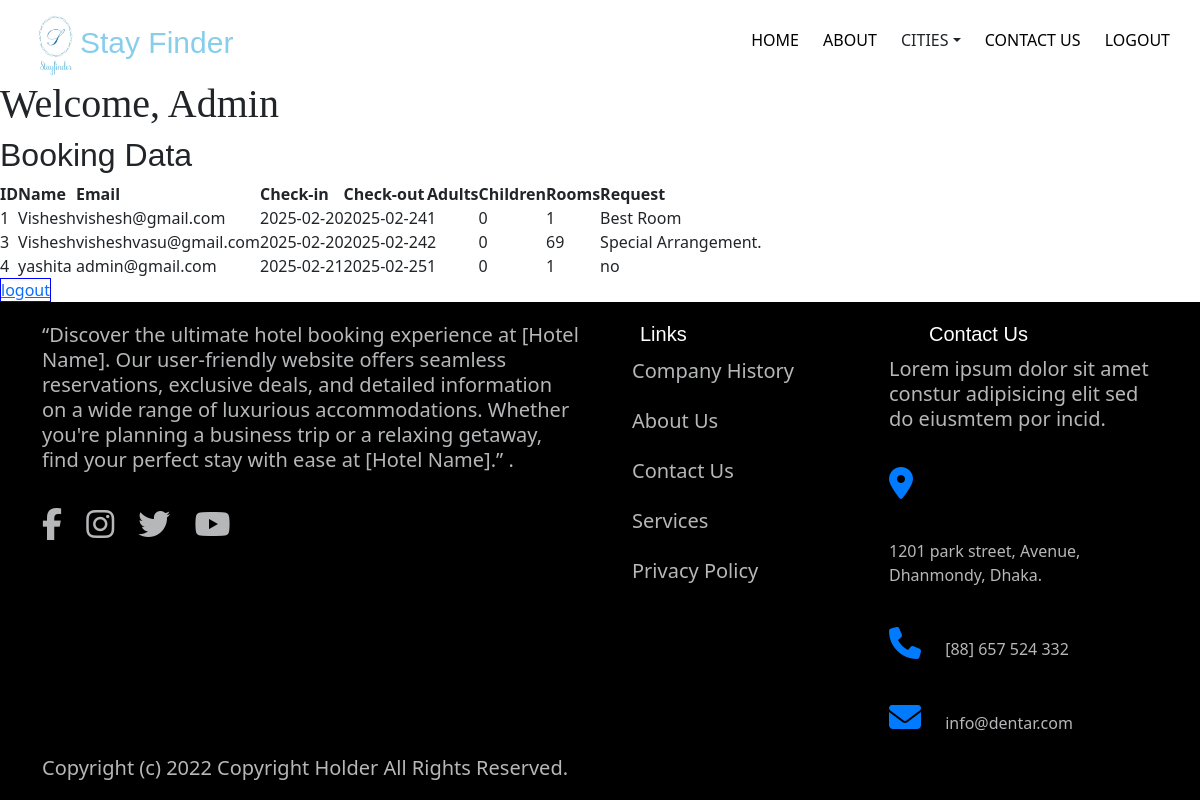
The page /admin (signed in) on the database its author committed.
### app.py (models this page shows)
class Booking(db.Model):
    _tablename_ = "booking"
    id = db.Column(db.Integer, primary_key=True)
    name = db.Column(db.String(100))
    user_email = db.Column(db.String(200))
    user_checkin= db.Column(db.Date)
    user_checkout = db.Column(db.Date)
    user_adult = db.Column(db.Integer)
    user_child = db.Column(db.Integer)
    user_room = db.Column(db.Integer)
    user_request = db.Column(db.String(100))

### app.py (the view)
@app.route("/admin")
@login_required
@role_required("admin")
def admin_panel():
    booking_data = Booking.query.all()
    return render_template("admin.html", booking_data=booking_data)

### app.py (called while the page is built)
@login_manager.user_loader
def load_user(user_id):
    return db.session.get(User, int(user_id))

def role_required(role):
    def decorator(func):
        @wraps(func)  # Ensure Flask registers the function correctly
        def wrap(*args, **kwargs):
            if not current_user.is_authenticated or current_user.role != role:
                flash("Unauthorized Access")
                return redirect(url_for("login"))
            return func(*args, **kwargs)
        return wrap
    return decorator

### templates/admin.html (shortened to what this page needs)
{% extends 'base.html' %}
{% block content %}
<h1>Welcome, Admin</h1>
<h2>Booking Data</h2>
<table>
    <thead>
        <tr>
            <th>ID</th>
            <th>Name</th>
            <th>Email</th>
            <th>Check-in</th>
            <th>Check-out</th>
            <th>Adults</th>
            <th>Children</th>
            <th>Rooms</th>
            <th>Request</th>
        </tr>
    </thead>
    <tbody>
        {% for booking in booking_data %}
        <tr>
            <td>{{ booking.id }}</td>
            <td>{{ booking.name }}</td>
            <td>{{ booking.user_email }}</td>
            <td>{{ booking.user_checkin }}</td>
            <td>{{ booking.user_checkout }}</td>
            <td>{{ booking.user_adult }}</td>
            <td>{{ booking.user_child }}</td>
            <td>{{ booking.user_room }}</td>
            <td>{{ booking.user_request }}</td>
        </tr>
        {% endfor %}
    </tbody>
</table>
        <a href="{{ url_for('logout' ) }}" style="border: 1px solid blue;"> logout </a>
{% endblock %}

### templates/base.html (shortened to what this page needs)
<!DOCTYPE html>
<html lang="en" dir="ltr">
<head>
  <link rel="stylesheet" href="/static/style.css">
  <link href="lib/animate/animate.min.css" rel="stylesheet">
  <link rel="stylesheet" href="https://cdnjs.cloudflare.com/ajax/libs/OwlCarousel2/2.3.4/assets/owl.carousel.min.css">
  <link rel="stylesheet" href="https://cdnjs.cloudflare.com/ajax/libs/OwlCarousel2/2.3.4/assets/owl.theme.default.min.css">
  <link rel="stylesheet" href="https://cdnjs.cloudflare.com/ajax/libs/font-awesome/6.4.2/css/all.min.css">
  <link rel="stylesheet" href="https://cdnjs.cloudflare.com/ajax/libs/OwlCarousel2/2.3.4/assets/owl.carousel.css"
 />
    <link href="https://cdn.jsdelivr.net/npm/bootstrap@5.3.3/dist/css/bootstrap.min.css" rel="stylesheet">
  <link rel="stylesheet" href="https://cdnjs.cloudflare.com/ajax/libs/OwlCarousel2/2.3.4/assets/owl.theme.default.min.css"
 />
</head>
<body>
  <header>
    <div class="content flex_space">
      <div class="logo" >
        <img src="/static/images/stayfinderlogo.jpg" alt="">
        <h1 style="display:inline; top:25px; left:80px; position: absolute; font-size: 30px; color:skyblue; font-family:'Franklin Gothic Medium', 'Arial Narrow', Arial, sans-serif" >Stay Finder</h1>
      </div>
      <div class="navlinks">
        <ul id="menulist">
          <li><a href="{{ url_for('home' ) }}">home</a></li>
          <li><a href="{{ url_for('about' ) }}">about</a> </li>
          <li>
            <div class="nav-item dropdown">
              <a href="#" class="nav-link dropdown-toggle" data-bs-toggle="dropdown"  style="border-color:white">Cities</a>
          </div>
          </li>
          <li><a href="{{ url_for('contact' ) }}">contact Us</a> </li>
          <li>
            {% if current_user.is_authenticated %}
                <a href="{{ url_for('logout') }}">Logout</a>
            {% else %}
                <a href="{{ url_for('login') }}">Login</a>
            {% endif %}
        </li>
        </ul>
      </div>
    </div>
  </header>
 {% block content %}
 {% endblock %}
<div id="footer">
  <footer style="height:500px; background-color: black;">
      <div class="container grid">
        <div class="box">
          <p>“Discover the ultimate hotel booking experience at [Hotel Name]. Our user-friendly website offers seamless reservations, exclusive deals, and detailed information on a wide range of luxurious accommodations. Whether you're planning a business trip or a relaxing getaway, find your perfect stay with ease at [Hotel Name].”
        .</p>
        <div class="icon">
          <i class="fa fa-facebook-f fa-2x"></i>
          <i class="fa fa-instagram fa-2x"></i>
          <i class="fa fa-twitter fa-2x"></i>
          <i class="fa fa-youtube fa-2x"></i>
      </div>
        </div>
        <div class="box">
          <h2>Links</h2>
          <ul>
            <li>Company History</li>
            <li>About Us</li>
            <li>Contact Us</li>
            <li>Services</li>
            <li>Privacy Policy</li>
          </ul>
        </div>
        <div class="box">
          <h2>Contact Us</h2>
          <p>Lorem ipsum dolor sit amet constur adipisicing elit sed do eiusmtem por incid.
          </p>
          <i class="fa fa-location-dot fa-2x"></i>
          <label>1201 park street, Avenue, Dhanmondy, Dhaka. </label> <br>
          <i class="fa fa-phone fa-2x"></i>
          <label>[88] 657 524 332</label> <br>
          <i class="fa fa-envelope fa-2x"></i>
          <label>info@dentar.com</label> <br>
        </div>
      </div>
      <p class="container">Copyright (c) 2022 Copyright Holder All Rights Reserved.</p>
  </footer>
</div>
</body>
</html>

### static/style.css (style rules this page uses)
* { padding: 0; margin: 0; box-sizing: border-box; }
.container { max-width: 85%; margin: auto; }
.grid { display: grid; grid-template-columns: repeat(5, 1fr); grid-gap: 20px; }
body { font-family: 'Poppins', sans-serif; }
h1, h2 { font-family: sans-serif; font-weight: 400; }
li a { text-decoration: none; }
li { list-style: none; }
.flex_space { display: flex; justify-content: space-between; }
header { height: 10vh; line-height: 10vh; padding: 0 20px; }
header img { height:70px; width:70px; margin-top: 5px; }
header ul { display: inline-block; }
header ul li { display: inline-block; text-transform: uppercase; }
header ul li a { color: #000; margin: 0 10px; transition: 0.5s; }
* { margin: 0; padding: 0; box-sizing: border-box; }
body { font-family: Arial, sans-serif; }
h1 { font-family: serif; }
.container { width: 90%; max-width: 1200px; margin: auto; }
footer { background-color: #000; color: #b6b7b9; padding-top: 20px; height:1200px; padding-bottom: 0%; }
footer .grid { grid-template-columns: 6fr 3fr 3fr; }
footer p { color: #b6b7b9; font-size: 20px; line-height: 25px; }
footer .icon i { margin: 20px 20px 20px 0; color: #b6b7b9; height:100px; }
footer h2 { color: #fff; margin-bottom: 10px; font-size: 20px; padding-left:40px; }
footer li { margin-bottom: 20px; font-size: 20px; }
footer i { color: #007BFF; margin: 20px 0; margin-right: 20px; }
footer label { margin: 20px 0; }

### rows shown on the page
Booking: id "1", name "Vishesh", user_email "vishesh@gmail.com", user_checkin "2025-02-20", user_checkout "2025-02-24", user_adult "1", user_child "0", user_room "1", user_request "Best Room"
Booking: id "3", name "Vishesh", user_email "visheshvasu@gmail.com", user_checkin "2025-02-20", user_checkout "2025-02-24", user_adult "2", user_child "0", user_room "69", user_request "Special Arrangement."
Booking: id "4", name "yashita", user_email "admin@gmail.com", user_checkin "2025-02-21", user_checkout "2025-02-25", user_adult "1", user_child "0", user_room "1", user_request "no"
